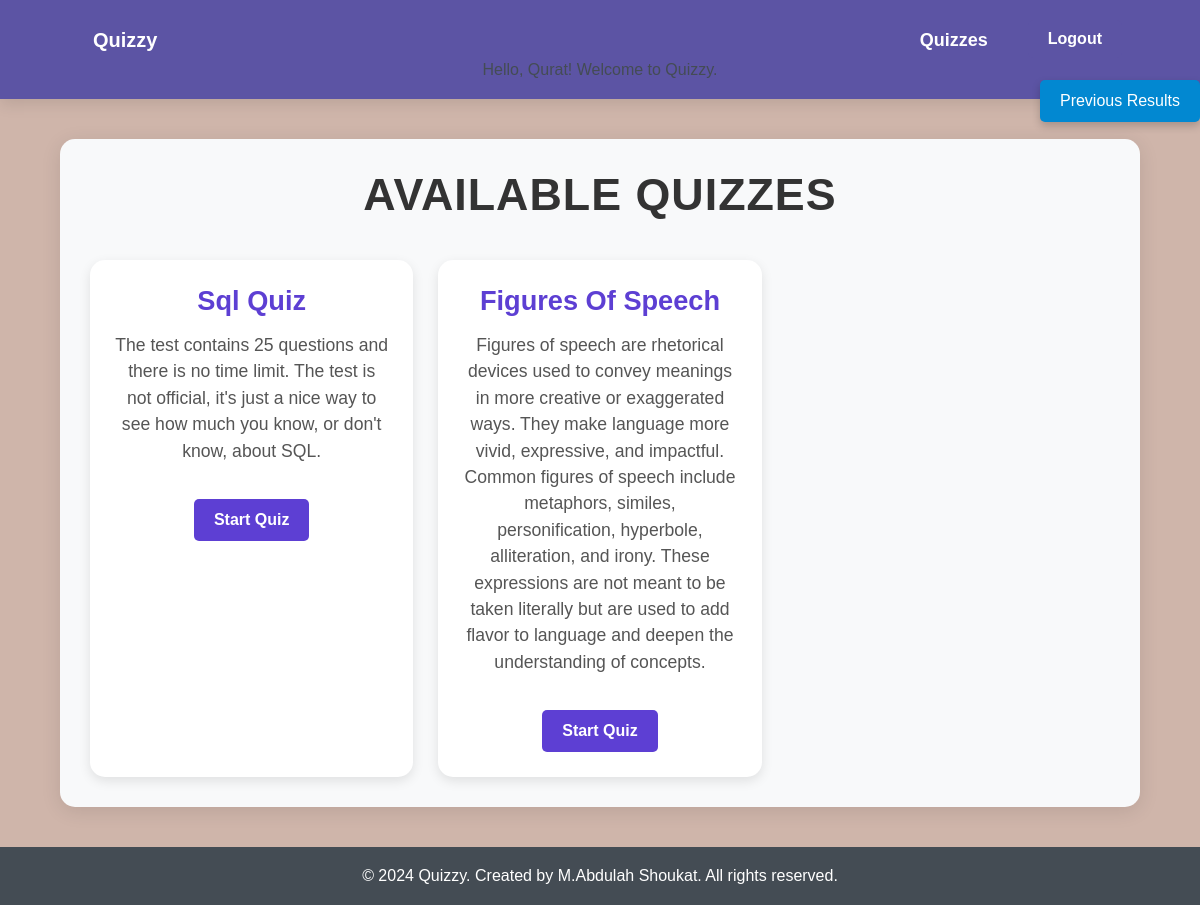
Screenshot of /quiz/ (signed in) with the database file from the repository.
### quizSystem/models.py (models this page shows, shortened)
class quiz(models.Model):
    title = models.CharField(max_length=200)
    description = models.TextField()
    created_at = models.DateTimeField(auto_now_add=True)
    updated_at = models.DateTimeField(auto_now=True)

### quizSystem/views.py (the view)
# urls.py: path('', views.quiz_list, name='quiz_list'),
def quiz_list(request):
    quizzes = quiz.objects.all()
    return render(request, 'quiz_list.html', {'quizzes': quizzes})

### templates/quiz_list.html (shortened to what this page needs)
{% extends "base.html" %}
{% block content %}
<div class="quiz-container">
    <h1 class="quiz-heading">Available Quizzes</h1>
    <div class="quiz-grid">
        {% for quiz in quizzes %}
            <div class="quiz-card">
                <div class="quiz-card-link">
                    <h3 class="quiz-title">{{ quiz.title }}</h3>
                    <p class="quiz-description">{{ quiz.description }}</p>
                     <a href="{{ quiz.id }}"><span class="quiz-button">Start Quiz</span></a>
                </div>
            </div>
        {% endfor %}
    </div>
</div>
{% endblock %}

### templates/base.html (shortened to what this page needs)
{% load static %}
<!DOCTYPE html>
<html lang="en">
<head>
</head>
<body>
    <header>
        <nav>
            <a href="/">Quizzy</a>
            <div class="auth-links">
                {% if user.is_authenticated %}
                    <a href="/quiz/">Quizzes</a>
                    <form action="{% url 'logout' %}" method="post">
                        <button type="submit" class="logout-btn">Logout</button>
                    </form>
                {% else %}
                    <a href="/authenticate/login/">Login</a>
                    <a href="/authenticate/register/">Register</a>
                {% endif %}
            </div>
        </nav
        {% if user.is_authenticated %}
    <div class="user-info">
        Hello, {{ user }}! Welcome to Quizzy.
{% endif %}
    </header>
    {% block content %}
    {% endblock %}
    <footer>
        <p>&copy; 2024 Quizzy. Created by M.Abdulah Shoukat. All rights reserved.</p>
    </footer>
    {% if user.is_authenticated %}
    <a href="/quiz/prevoius_results" class="previous-results-btn">Previous Results</a>
    {% endif %}
</body>
</html>

### templates/base.html (style rules this page uses)
:root { --purple: #ba34eb; --lavender: #da89f0; --deep-magenta: #5b0b78; --muted-purple: #5c54a4; --beige: #cfb5aa; --dark-blue: #444c54; }
* { margin: 0; padding: 0; box-sizing: border-box; font-family: 'Arial', sans-serif; }
body { background: var(--beige); color: var(--dark-blue); display: flex; flex-direction: column; min-height: 100vh; text-align: center; }
header { background-color: var(--muted-purple); padding: 20px; box-shadow: 0 5px 15px rgba(0, 0, 0, 0.1); }
nav { display: flex; justify-content: space-between; align-items: center; width: 90%; margin: 0 auto; }
nav a { text-decoration: none; font-size: 20px; color: white; font-weight: bold; padding: 8px 15px; transition: background-color 0.3s ease, color 0.3s ease; }
.auth-links { display: flex; gap: 20px; }
.auth-links a { color: white; font-size: 18px; font-weight: bold; padding: 10px 20px; transition: background-color 0.3s ease, color 0.3s ease; }
footer { margin-top: auto; padding: 20px; background-color: var(--dark-blue); color: white; text-align: center; }
footer p { margin: 0; }
.logout-btn { background-color: var(--muted-purple); color: white; font-weight: bold; padding: 10px 20px; font-size: 1rem; border-radius: 5px; cursor: pointer; transition: background-color 0.3s ease, transform 0.3s ease; border: none; text-decoration: none; display: inline-block; }
.previous-results-btn { position: fixed; top: 80px; right: 0px;; background-color: #0288d1; color: white; padding: 12px 20px; font-size: 1rem; border-radius: 5px; text-decoration: none; box-shadow: 0px 4px 8px rgba(0, 0, 0, 0.2); transition: background-color 0.3s, transform 0.3s; z-index: 1000; }

### templates/quiz_list.html (style rules this page uses)
.quiz-container { width: 90%; max-width: 1200px; margin: 40px auto; padding: 30px; background-color: #f8f9fa; border-radius: 15px; box-shadow: 0 4px 20px rgba(0, 0, 0, 0.1); text-align: center; }
.quiz-heading { font-size: 2.8rem; font-weight: 700; color: #333; margin-bottom: 40px; text-transform: uppercase; letter-spacing: 1px; }
.quiz-grid { display: grid; grid-template-columns: repeat(auto-fill, minmax(280px, 1fr)); gap: 25px; padding: 0; margin: 0; }
.quiz-card { background-color: #ffffff; border-radius: 15px; box-shadow: 0 4px 12px rgba(0, 0, 0, 0.1); overflow: hidden; transition: transform 0.3s ease, box-shadow 0.3s ease, border 0.3s ease; cursor: default;; position: relative; }
.quiz-card-link { text-decoration: none; color: inherit; padding: 25px; display: block; height: 100%; position: relative; }
.quiz-title { font-size: 1.7rem; font-weight: 600; color: #5D3FD3; margin-bottom: 15px; text-transform: capitalize; transition: color 0.3s ease; }
.quiz-description { font-size: 1.1rem; color: #555; line-height: 1.5; margin-bottom: 15px; transition: color 0.3s ease; }
.quiz-button { display: inline-block; margin-top: 20px; padding: 12px 20px; background-color: #5D3FD3; color: white; text-decoration: none; border-radius: 5px; font-weight: 600; transition: background-color 0.3s ease; }

### rows the page displays
quiz: title "Sql Quiz", description "The test contains 25 questions and there is no time limit. The test is not official, it's just a nice way to see how much you know, or don't know, about SQL."
quiz: title "Figures Of Speech", description "Figures of speech are rhetorical devices used to convey meanings in more creative or exaggerated ways. They make language more vivid, expressive, and impactful. Common figures of speech include metaphors, similes, personification, hyperbole, alliteration, and irony. These expressions are not meant to be taken literally but are used to add flavor to language and deepen the understanding of concepts."

### other values shown
{{ user }} "Qurat"
